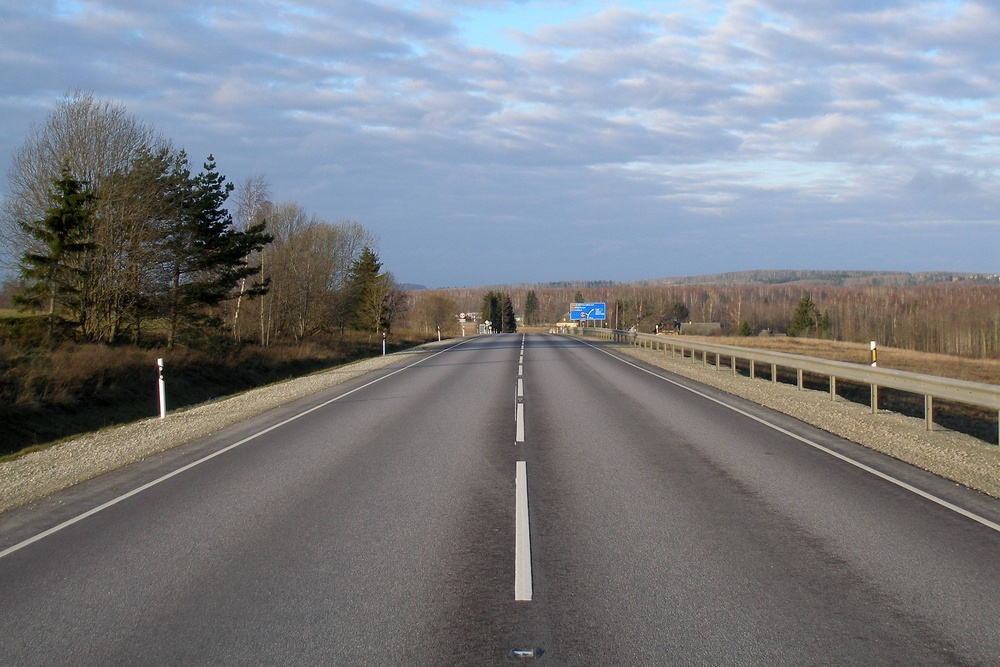
#> input picture Fundamentals_of_computer_vision/Excersise/test2.jpg, 1000 x 667 px, shrunk from 3026 x 2017 before the run
$ python lanedetector.py
#> lines starting #> are read from the running program, lines starting #| are printed output that depends on the picture; after the words box and inside, x2 and y2 are one past the last pixel; in counts of white or black regions, pixels touching at a corner belong together
import matplotlib.pyplot as plt
import matplotlib.image as mpimg
import numpy as np

# Read in the image
image = mpimg.imread('test2.jpg')
#> image is the input picture: shape (667, 1000, 3); mean R, G, B 122.7, 126.1, 131.7

# Grab the x and y size and make a copy of the image
ysize = image.shape[0]
#> ysize = 667
xsize = image.shape[1]
#> xsize = 1000
color_select = np.copy(image)

# Define color selection criteria
###### MODIFY THESE VARIABLES TO MAKE YOUR COLOR SELECTION
red_threshold = 175
green_threshold = 175
blue_threshold = 175
######

rgb_threshold = [red_threshold, green_threshold, blue_threshold]

# Do a boolean or with the "|" character to identify
# pixels below the thresholds
thresholds = (image[:,:,0] < rgb_threshold[0]) \
            | (image[:,:,1] < rgb_threshold[1]) \
            | (image[:,:,2] < rgb_threshold[2])
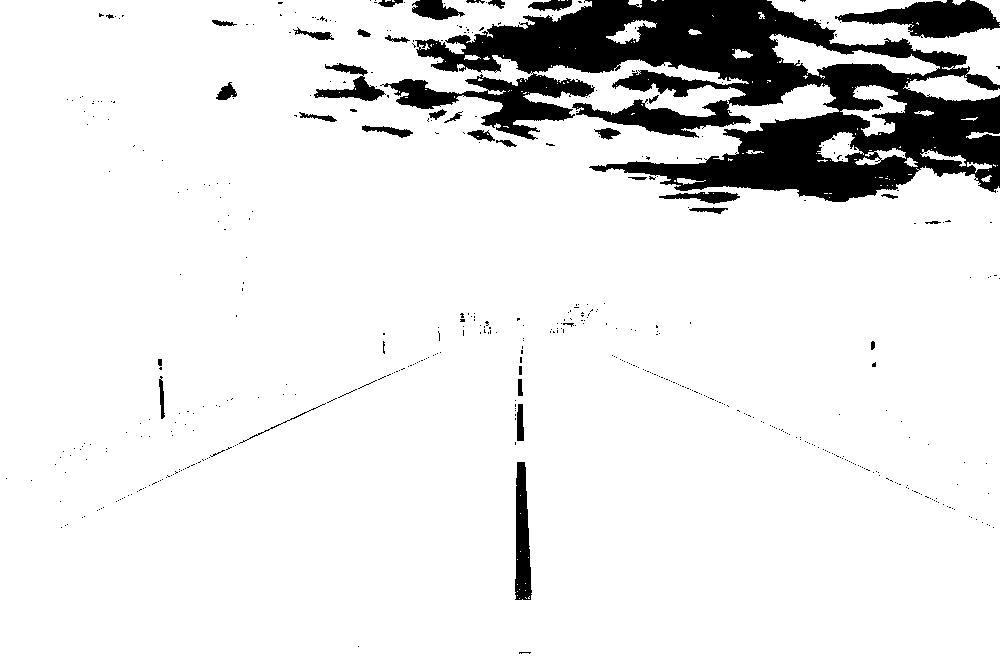
#> thresholds: shape (667, 1000) bool; 89.8% white; 503 black regions (466 under 20 px), largest, box (x1, y1, x2, y2) and area: (380, 0, 1000, 202) 56780, (835, 0, 1000, 38) 3460, (515, 462, 532, 600) 1716


color_select[thresholds] = [0,0,0]
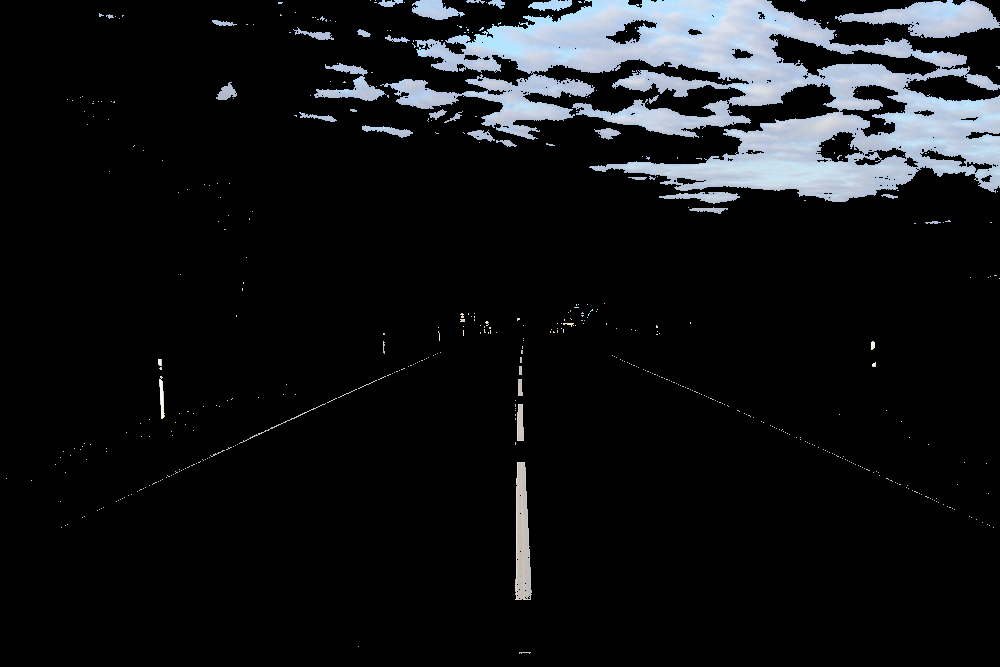
#> color_select: shape (667, 1000, 3); mean R, G, B 19.3, 21, 23.1

# Display the image
plt.imshow(color_select)

# Uncomment the following code if you are running the code locally and wish to save the image
mpimg.imsave("test-after.png", color_select)

$ run again, with Fundamentals_of_computer_vision/Excersise/test3.jpg copied over Fundamentals_of_computer_vision/Excersise/test2.jpg
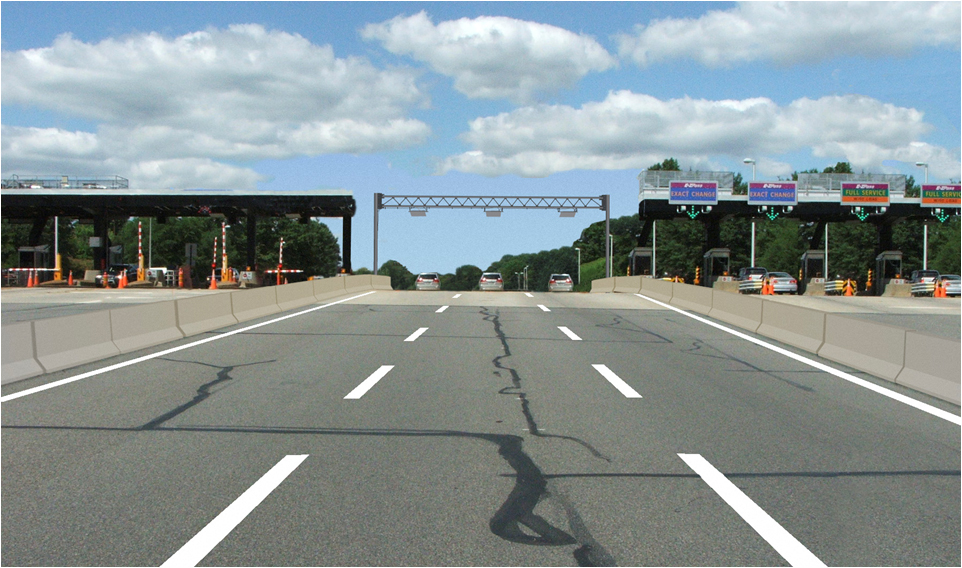
#> input picture Fundamentals_of_computer_vision/Excersise/test3.jpg, 962 x 568 px
#> image is the input picture: shape (568, 962, 3); mean R, G, B 136, 147.5, 148.9
#> `thresholds = (image[:,:,0] < rgb_threshold[0]) \ | (image[:,:,1] < rgb..`:
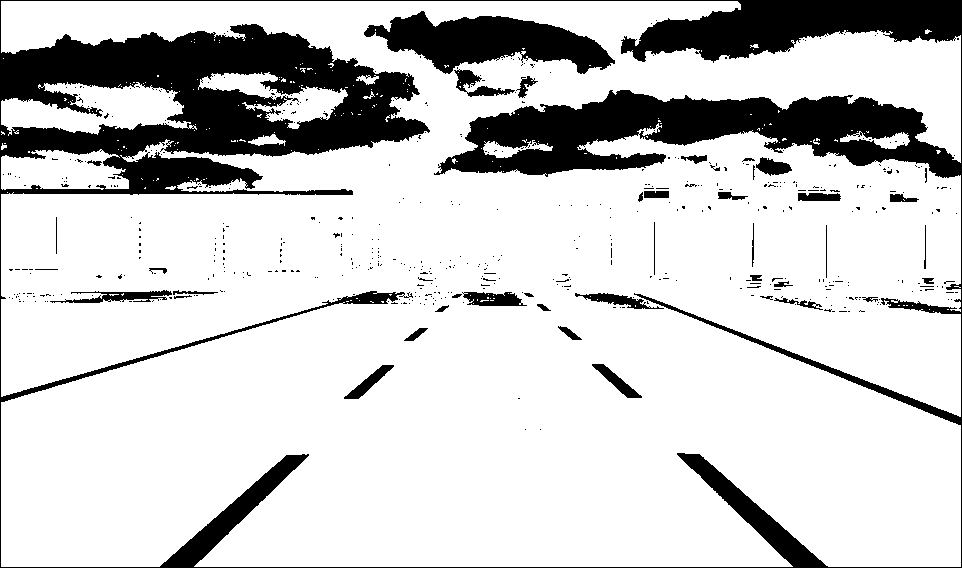
#> thresholds: shape (568, 962) bool; 80.7% white; 532 black regions (489 under 20 px), largest, box (x1, y1, x2, y2) and area: (0, 0, 962, 568) 88927, (364, 11, 615, 74) 8506, (50, 290, 172, 303) 712
#> `color_select[thresholds] = [0,0,0]`:
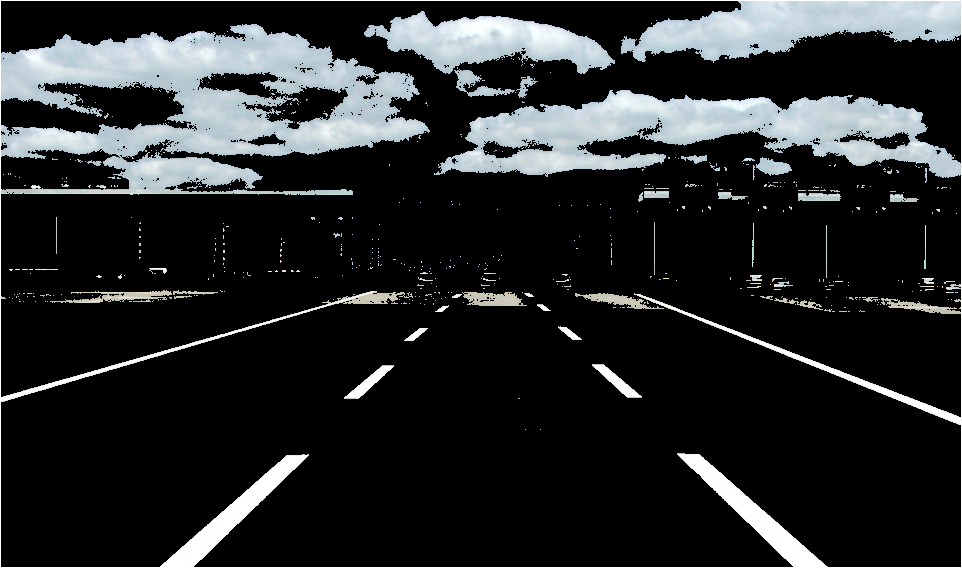
#> color_select: shape (568, 962, 3); mean R, G, B 39.2, 41.7, 42.7
